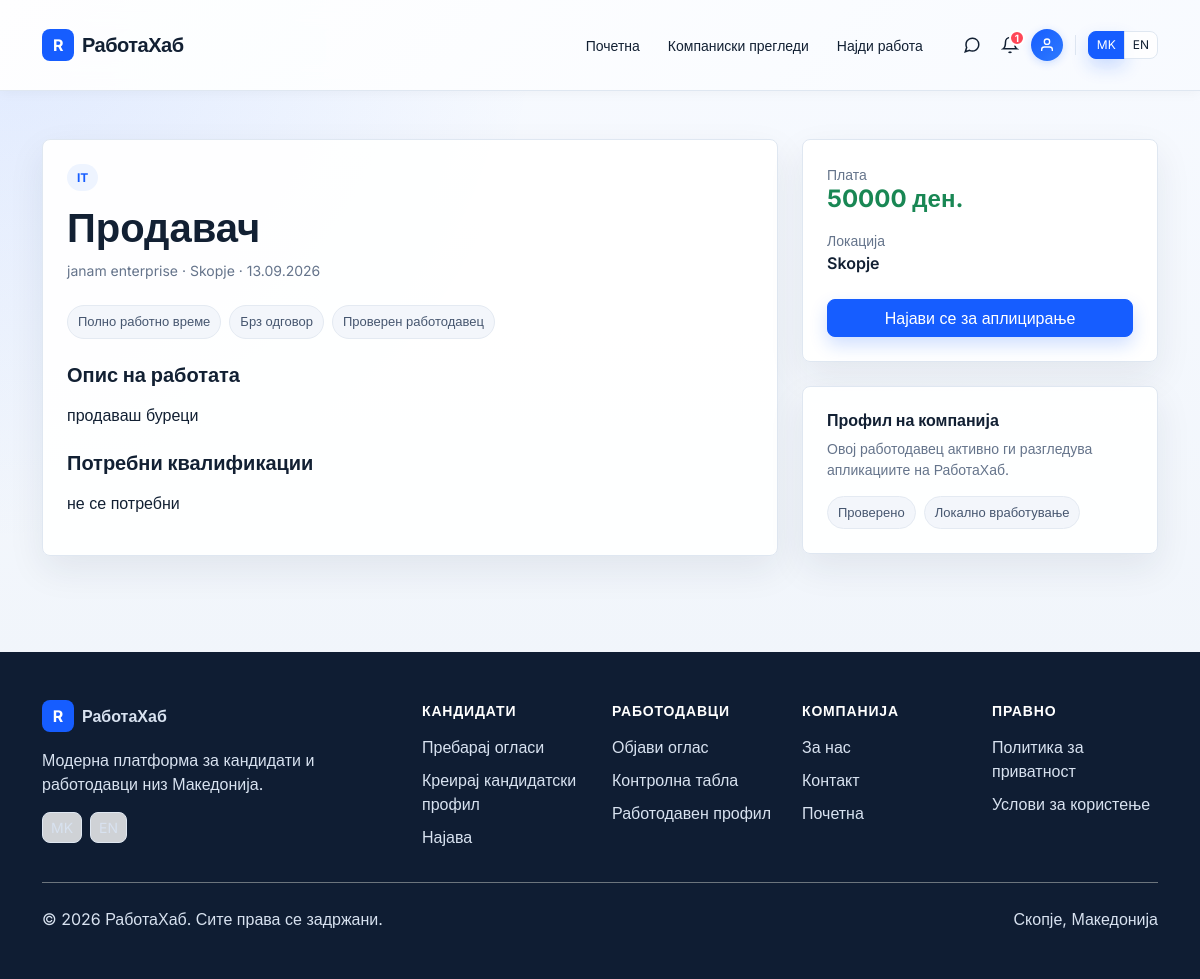
Screenshot of /job/25/ with the database file from the repository.
### jobs/models.py (models this page shows, shortened)
class Job(models.Model):
    CATEGORY_CHOICES = [
        ('IT', 'IT'),
        ('Marketing', 'Marketing'),
        ('Design', 'Design'),
        ('Other', 'Other'),
    ]
    title = models.CharField(max_length=200)
    description = models.TextField()
    requirements = models.TextField()
    salary = models.IntegerField()
    location = models.CharField(max_length=100)
    category = models.CharField(max_length=50, choices=CATEGORY_CHOICES)
    created_at = models.DateTimeField(auto_now_add=True)
    employer = models.ForeignKey(User, on_delete=models.CASCADE)

### accounts/models.py (models this page shows, shortened)
class Profile(models.Model):
    USER_TYPE = [
        ('employer', 'Employer'),
        ('seeker', 'Job Seeker'),
    ]
    user = models.OneToOneField(User, on_delete=models.CASCADE)
    user_type = models.CharField(max_length=20, choices=USER_TYPE)
    cv = models.FileField(upload_to='cvs/', null=True, blank=True)
    skills = models.TextField(blank=True)
    company_name = models.CharField(max_length=200, blank=True)

### jobs/views.py (the view, shortened to what this page needs)
# urls.py: path('job/<int:job_id>/', views.job_detail, name='job_detail'),
def job_detail(request, job_id):
    job = get_object_or_404(Job.objects.select_related('employer'), id=job_id)
    has_applied = False
    is_saved = False
    user_type = None
    return render(request, 'jobs/job_detail.html', {
        'job': job,
        'has_applied': has_applied,
        'is_saved': is_saved,
        'user_type': user_type,
    })

### jobboard/context_processors.py (called while the page is built)
def language(request):
    user_type = ''
    if request.user.is_authenticated and hasattr(request.user, 'profile'):
        user_type = request.user.profile.user_type
    return {
        'lang': request.session.get('language', 'mk'),
        'user_type': user_type,
    }

### templates/jobs/job_detail.html
{% extends 'base.html' %}
{% block content %}
<div class="row g-4">
    <div class="col-lg-8">
        <div class="panel p-4">
            <span class="badge-soft">{{ job.category }}</span>
            <h1 class="fw-bold mt-3">{{ job.title }}</h1>
            <p class="muted-label mb-4">{{ job.employer.profile.company_name|default:job.employer.username }} · {{ job.location }} · {{ job.created_at|date:"d.m.Y" }}</p>
            <div class="job-meta mb-4">
                <span>{% if lang == 'en' %}Full time{% else %}Полно работно време{% endif %}</span>
                <span>{% if lang == 'en' %}Fast response{% else %}Брз одговор{% endif %}</span>
                <span>{% if lang == 'en' %}Verified employer{% else %}Проверен работодавец{% endif %}</span>
            </div>
            <h5 class="fw-bold">{% if lang == 'en' %}Job Description{% else %}Опис на работата{% endif %}</h5>
            <p>{{ job.description|linebreaks }}</p>
            <h5 class="fw-bold mt-4">{% if lang == 'en' %}Requirements{% else %}Потребни квалификации{% endif %}</h5>
            <p>{{ job.requirements|linebreaks }}</p>
        </div>
    </div>
    <div class="col-lg-4">
        <div class="panel p-4 mb-4">
            <div class="mb-3">
                <div class="muted-label">{% if lang == 'en' %}Salary{% else %}Плата{% endif %}</div>
                <div class="h4 fw-bold text-success">{{ job.salary }} ден.</div>
            </div>
            <div class="mb-4">
                <div class="muted-label">{% if lang == 'en' %}Location{% else %}Локација{% endif %}</div>
                <div class="fw-semibold">{{ job.location }}</div>
            </div>
            {% if user.is_authenticated and user_type == 'seeker' %}
                {% if has_applied %}
                    <button class="btn btn-success w-100 mb-2" disabled>{% if lang == 'en' %}Already Applied{% else %}Веќе аплициравте{% endif %}</button>
                {% else %}
                    <a href="{% url 'apply_job' job.id %}" class="btn btn-primary w-100 mb-2">{% if lang == 'en' %}Apply Now{% else %}Аплицирај сега{% endif %}</a>
                {% endif %}
                <a href="{% url 'save_job' job.id %}?next={{ request.get_full_path|urlencode }}" class="btn btn-outline-warning w-100 mb-2">
                    {% if is_saved %}{% if lang == 'en' %}Remove from saved{% else %}Отстрани од зачувани{% endif %}{% else %}{% if lang == 'en' %}Save Job{% else %}Зачувај оглас{% endif %}{% endif %}
                </a>
                <a href="{% url 'compose_message' %}?job_id={{ job.id }}" class="btn btn-outline-dark w-100">
                    {% if lang == 'en' %}Message Employer{% else %}Порака до работодавец{% endif %}
                </a>
            {% elif not user.is_authenticated %}
                <a href="{% url 'login' %}?next={{ request.get_full_path|urlencode }}" class="btn btn-primary w-100">{% if lang == 'en' %}Login to apply{% else %}Најави се за аплицирање{% endif %}</a>
            {% endif %}
        </div>
        <div class="panel p-4">
            <h6 class="fw-bold">{% if lang == 'en' %}Company snapshot{% else %}Профил на компанија{% endif %}</h6>
            <p class="muted-label mb-3">{% if lang == 'en' %}This employer is actively reviewing applications on RabotaHub.{% else %}Овој работодавец активно ги разгледува апликациите на РаботаХаб.{% endif %}</p>
            <div class="job-meta">
                <span>{% if lang == 'en' %}Verified{% else %}Проверено{% endif %}</span>
                <span>{% if lang == 'en' %}Local hiring{% else %}Локално вработување{% endif %}</span>
            </div>
        </div>
    </div>
</div>
{% endblock %}

### templates/base.html (style rules this page uses)
:root { --ink: #122033; --muted: #65748b; --line: #dfe7f1; --blue: #165dff; --green: #16a36f; --amber: #f3a51f; --surface: #ffffff; }
body { font-family: 'Inter', Arial, sans-serif; background: radial-gradient(circle at top left, rgba(22, 93, 255, 0.10), transparent 34rem), linear-gradient(180deg, #f7faff 0%, #eef3f9 100%); color: var(--ink); }
.btn, .form-control, .form-select { border-radius: 8px; }
.btn-primary { background: var(--blue); border-color: var(--blue); box-shadow: 0 8px 18px rgba(22, 93, 255, 0.20); }
.card, .job-card, .panel { border: 1px solid var(--line); border-radius: 8px; background: rgba(255, 255, 255, 0.96); box-shadow: 0 14px 36px rgba(20, 36, 64, 0.08); }
.badge-soft { background-color: #eef4ff; color: var(--blue); padding: 6px 10px; border-radius: 999px; font-size: 12px; font-weight: 700; }
.muted-label { color: var(--muted); font-size: 14px; }
.job-meta { display: flex; flex-wrap: wrap; gap: 8px; }
.job-meta span { background: #f3f6fb; border: 1px solid #e4eaf2; border-radius: 999px; padding: 6px 10px; font-size: 13px; color: #46566f; }

### rows the page displays
Job: category "IT", title "Продавач", employer.profile.company_name "janam enterprise", location "Skopje", created_at "13.09.2026", description "продаваш буреци", requirements "не се потребни", salary "50000"
